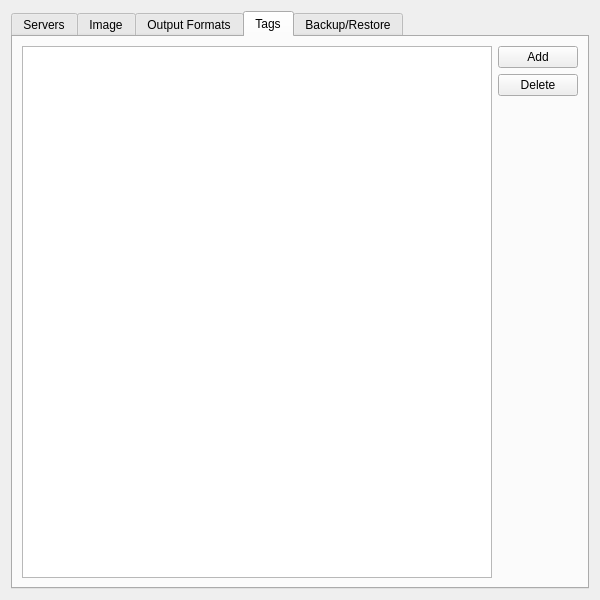
<?xml version="1.0" encoding="UTF-8"?>
<ui version="4.0">
 <class>ConfigDialog</class>
 <widget class="QDialog" name="ConfigDialog">
  <property name="geometry">
   <rect>
    <x>0</x>
    <y>0</y>
    <width>600</width>
    <height>600</height>
   </rect>
  </property>
  <property name="minimumSize">
   <size>
    <width>600</width>
    <height>600</height>
   </size>
  </property>
  <property name="windowTitle">
   <string>Configuration</string>
  </property>
  <layout class="QHBoxLayout" name="horizontalLayout">
   <item>
    <widget class="QTabWidget" name="tabs">
     <property name="currentIndex">
      <number>3</number>
     </property>
     <widget class="QWidget" name="tabServers">
      <attribute name="title">
       <string>Servers</string>
      </attribute>
      <layout class="QHBoxLayout" name="horizontalLayout_2">
       <item>
        <widget class="QGroupBox" name="grpServerDetail">
         <property name="title">
          <string>List</string>
         </property>
         <layout class="QVBoxLayout" name="verticalLayout_2">
          <item>
           <widget class="QListView" name="listView"/>
          </item>
          <item>
           <layout class="QHBoxLayout" name="lotServerListButtons">
            <item>
             <widget class="QPushButton" name="btnAddServer">
              <property name="text">
               <string> Add</string>
              </property>
             </widget>
            </item>
            <item>
             <widget class="QPushButton" name="btnDelServer">
              <property name="text">
               <string>Delete</string>
              </property>
             </widget>
            </item>
           </layout>
          </item>
         </layout>
        </widget>
       </item>
       <item>
        <widget class="QGroupBox" name="grpServerList">
         <property name="enabled">
          <bool>false</bool>
         </property>
         <property name="title">
          <string>Detail</string>
         </property>
         <layout class="QVBoxLayout" name="verticalLayout_3">
          <item>
           <layout class="QFormLayout" name="formLayout">
            <property name="sizeConstraint">
             <enum>QLayout::SetDefaultConstraint</enum>
            </property>
            <item row="0" column="0">
             <widget class="QLabel" name="lblServerName">
              <property name="text">
               <string>Name</string>
              </property>
             </widget>
            </item>
            <item row="0" column="1">
             <widget class="QLineEdit" name="txtServerName"/>
            </item>
            <item row="1" column="0">
             <widget class="QLabel" name="lblProtocol">
              <property name="text">
               <string>Protocol</string>
              </property>
             </widget>
            </item>
            <item row="1" column="1">
             <widget class="QComboBox" name="cbbProtocol"/>
            </item>
           </layout>
          </item>
          <item>
           <spacer name="verticalSpacer_3">
            <property name="orientation">
             <enum>Qt::Vertical</enum>
            </property>
            <property name="sizeHint" stdset="0">
             <size>
              <width>20</width>
              <height>40</height>
             </size>
            </property>
           </spacer>
          </item>
          <item>
           <widget class="QCheckBox" name="cbxAlwayUpload">
            <property name="text">
             <string>Always upload a copy to this server</string>
            </property>
           </widget>
          </item>
          <item>
           <widget class="QCheckBox" name="cbxDontOutput">
            <property name="text">
             <string>Do not output</string>
            </property>
           </widget>
          </item>
          <item>
           <layout class="QHBoxLayout" name="lotServerDetailButtons">
            <property name="sizeConstraint">
             <enum>QLayout::SetDefaultConstraint</enum>
            </property>
            <item>
             <widget class="QPushButton" name="btnSaveServer">
              <property name="text">
               <string>Save</string>
              </property>
             </widget>
            </item>
            <item>
             <widget class="QPushButton" name="btnResetServer">
              <property name="text">
               <string>Cancel</string>
              </property>
             </widget>
            </item>
           </layout>
          </item>
         </layout>
        </widget>
       </item>
      </layout>
     </widget>
     <widget class="QWidget" name="tabImage">
      <attribute name="title">
       <string>Image</string>
      </attribute>
      <layout class="QVBoxLayout" name="verticalLayout">
       <item>
        <widget class="QCheckBox" name="cbxCompression">
         <property name="text">
          <string>Compress image before uploading (Only for jpg/png)</string>
         </property>
        </widget>
       </item>
       <item>
        <widget class="QCheckBox" name="cbxWatermark">
         <property name="text">
          <string>Enable watermark</string>
         </property>
        </widget>
       </item>
       <item>
        <widget class="QFrame" name="frmWatermark">
         <property name="frameShape">
          <enum>QFrame::StyledPanel</enum>
         </property>
         <property name="frameShadow">
          <enum>QFrame::Raised</enum>
         </property>
         <layout class="QHBoxLayout" name="horizontalLayout_5">
          <item>
           <layout class="QVBoxLayout" name="lotWatermarkImage">
            <item>
             <widget class="QPushButton" name="btnWatermarkImagePicker">
              <property name="sizePolicy">
               <sizepolicy hsizetype="Fixed" vsizetype="Fixed">
                <horstretch>0</horstretch>
                <verstretch>0</verstretch>
               </sizepolicy>
              </property>
              <property name="minimumSize">
               <size>
                <width>200</width>
                <height>25</height>
               </size>
              </property>
              <property name="text">
               <string>Chose Watermark Image ...</string>
              </property>
             </widget>
            </item>
            <item>
             <widget class="QLabel" name="lblWatermarkImagePreviewer">
              <property name="sizePolicy">
               <sizepolicy hsizetype="Fixed" vsizetype="Fixed">
                <horstretch>0</horstretch>
                <verstretch>0</verstretch>
               </sizepolicy>
              </property>
              <property name="minimumSize">
               <size>
                <width>200</width>
                <height>200</height>
               </size>
              </property>
              <property name="maximumSize">
               <size>
                <width>200</width>
                <height>200</height>
               </size>
              </property>
              <property name="frameShape">
               <enum>QFrame::Box</enum>
              </property>
              <property name="text">
               <string/>
              </property>
              <property name="pixmap">
               <pixmap>:/icons/icon.png</pixmap>
              </property>
              <property name="scaledContents">
               <bool>true</bool>
              </property>
              <property name="alignment">
               <set>Qt::AlignCenter</set>
              </property>
             </widget>
            </item>
           </layout>
          </item>
          <item>
           <layout class="QVBoxLayout" name="lotWatermarkPosition">
            <item>
             <widget class="QLabel" name="lblWatermarkPosition">
              <property name="sizePolicy">
               <sizepolicy hsizetype="Preferred" vsizetype="Fixed">
                <horstretch>0</horstretch>
                <verstretch>0</verstretch>
               </sizepolicy>
              </property>
              <property name="minimumSize">
               <size>
                <width>0</width>
                <height>25</height>
               </size>
              </property>
              <property name="text">
               <string>Position</string>
              </property>
             </widget>
            </item>
            <item>
             <widget class="QFrame" name="frmWatermarkPosition">
              <property name="sizePolicy">
               <sizepolicy hsizetype="Fixed" vsizetype="Fixed">
                <horstretch>0</horstretch>
                <verstretch>0</verstretch>
               </sizepolicy>
              </property>
              <property name="minimumSize">
               <size>
                <width>200</width>
                <height>200</height>
               </size>
              </property>
              <property name="maximumSize">
               <size>
                <width>200</width>
                <height>200</height>
               </size>
              </property>
              <property name="frameShape">
               <enum>QFrame::Box</enum>
              </property>
              <property name="frameShadow">
               <enum>QFrame::Raised</enum>
              </property>
              <layout class="QGridLayout" name="gridLayout_5">
               <item row="1" column="0">
                <widget class="QPushButton" name="btnWatermarkPositionTopLeft">
                 <property name="sizePolicy">
                  <sizepolicy hsizetype="Expanding" vsizetype="Expanding">
                   <horstretch>0</horstretch>
                   <verstretch>0</verstretch>
                  </sizepolicy>
                 </property>
                 <property name="text">
                  <string>↖</string>
                 </property>
                </widget>
               </item>
               <item row="1" column="1">
                <widget class="QPushButton" name="btnWatermarkPositionTopCenter">
                 <property name="sizePolicy">
                  <sizepolicy hsizetype="Expanding" vsizetype="Expanding">
                   <horstretch>0</horstretch>
                   <verstretch>0</verstretch>
                  </sizepolicy>
                 </property>
                 <property name="text">
                  <string>↑</string>
                 </property>
                </widget>
               </item>
               <item row="1" column="2">
                <widget class="QPushButton" name="btnWatermarkPositionTopRight">
                 <property name="sizePolicy">
                  <sizepolicy hsizetype="Expanding" vsizetype="Expanding">
                   <horstretch>0</horstretch>
                   <verstretch>0</verstretch>
                  </sizepolicy>
                 </property>
                 <property name="text">
                  <string>↗</string>
                 </property>
                </widget>
               </item>
               <item row="2" column="0">
                <widget class="QPushButton" name="btnWatermarkPositionMiddleLeft">
                 <property name="sizePolicy">
                  <sizepolicy hsizetype="Expanding" vsizetype="Expanding">
                   <horstretch>0</horstretch>
                   <verstretch>0</verstretch>
                  </sizepolicy>
                 </property>
                 <property name="text">
                  <string>←</string>
                 </property>
                </widget>
               </item>
               <item row="2" column="1">
                <widget class="QPushButton" name="btnWatermarkPositionMiddleCenter">
                 <property name="sizePolicy">
                  <sizepolicy hsizetype="Expanding" vsizetype="Expanding">
                   <horstretch>0</horstretch>
                   <verstretch>0</verstretch>
                  </sizepolicy>
                 </property>
                 <property name="text">
                  <string>※</string>
                 </property>
                </widget>
               </item>
               <item row="2" column="2">
                <widget class="QPushButton" name="btnWatermarkPositionMiddleRight">
                 <property name="sizePolicy">
                  <sizepolicy hsizetype="Expanding" vsizetype="Expanding">
                   <horstretch>0</horstretch>
                   <verstretch>0</verstretch>
                  </sizepolicy>
                 </property>
                 <property name="text">
                  <string>→</string>
                 </property>
                </widget>
               </item>
               <item row="3" column="0">
                <widget class="QPushButton" name="btnWatermarkPositionBottomLeft">
                 <property name="sizePolicy">
                  <sizepolicy hsizetype="Expanding" vsizetype="Expanding">
                   <horstretch>0</horstretch>
                   <verstretch>0</verstretch>
                  </sizepolicy>
                 </property>
                 <property name="text">
                  <string>↙</string>
                 </property>
                </widget>
               </item>
               <item row="3" column="1">
                <widget class="QPushButton" name="btnWatermarkPositionBottomCenter">
                 <property name="sizePolicy">
                  <sizepolicy hsizetype="Expanding" vsizetype="Expanding">
                   <horstretch>0</horstretch>
                   <verstretch>0</verstretch>
                  </sizepolicy>
                 </property>
                 <property name="text">
                  <string>↓</string>
                 </property>
                </widget>
               </item>
               <item row="3" column="2">
                <widget class="QPushButton" name="btnWatermarkPositionBottomRight">
                 <property name="sizePolicy">
                  <sizepolicy hsizetype="Expanding" vsizetype="Expanding">
                   <horstretch>0</horstretch>
                   <verstretch>0</verstretch>
                  </sizepolicy>
                 </property>
                 <property name="text">
                  <string>↘</string>
                 </property>
                </widget>
               </item>
              </layout>
             </widget>
            </item>
           </layout>
          </item>
         </layout>
        </widget>
       </item>
       <item>
        <spacer name="verticalSpacer">
         <property name="orientation">
          <enum>Qt::Vertical</enum>
         </property>
         <property name="sizeHint" stdset="0">
          <size>
           <width>20</width>
           <height>40</height>
          </size>
         </property>
        </spacer>
       </item>
      </layout>
     </widget>
     <widget class="QWidget" name="tabOutputFormats">
      <attribute name="title">
       <string>Output Formats</string>
      </attribute>
      <layout class="QHBoxLayout" name="horizontalLayout_6">
       <item>
        <widget class="QGroupBox" name="lotOutputFormatList">
         <property name="title">
          <string>List</string>
         </property>
         <layout class="QVBoxLayout" name="verticalLayout_8">
          <item>
           <widget class="QListView" name="lstOutputFormats"/>
          </item>
          <item>
           <layout class="QHBoxLayout" name="lotOutputFormatListButtons">
            <item>
             <widget class="QPushButton" name="btnAddOutputFormat">
              <property name="text">
               <string> Add</string>
              </property>
             </widget>
            </item>
            <item>
             <widget class="QPushButton" name="btnDelOutputFormat">
              <property name="text">
               <string>Delete</string>
              </property>
             </widget>
            </item>
           </layout>
          </item>
         </layout>
        </widget>
       </item>
       <item>
        <widget class="QGroupBox" name="grpOutputFormatDetail">
         <property name="enabled">
          <bool>false</bool>
         </property>
         <property name="title">
          <string>Detail</string>
         </property>
         <layout class="QVBoxLayout" name="verticalLayout_7">
          <item>
           <layout class="QFormLayout" name="lotOutputFormatDetail">
            <property name="sizeConstraint">
             <enum>QLayout::SetDefaultConstraint</enum>
            </property>
            <item row="0" column="0">
             <widget class="QLabel" name="lblOutputFormatName">
              <property name="text">
               <string>Name</string>
              </property>
             </widget>
            </item>
            <item row="0" column="1">
             <widget class="QLineEdit" name="txtOutputFormatName"/>
            </item>
            <item row="1" column="0">
             <widget class="QLabel" name="lblOutputFormatTemplate">
              <property name="text">
               <string>Template</string>
              </property>
             </widget>
            </item>
            <item row="1" column="1">
             <widget class="QTextEdit" name="txtOutputFormatTemplate"/>
            </item>
            <item row="2" column="1">
             <widget class="QLabel" name="lblOutputFormatTemplateHint">
              <property name="text">
               <string>&lt;html&gt;&lt;head/&gt;&lt;body&gt;&lt;p&gt;Place &lt;span style=&quot; font-weight:600;&quot;&gt;%s&lt;/span&gt; as where you expect the URL to be. i.e.&lt;/p&gt;&lt;p&gt;&lt;span style=&quot; font-weight:600;&quot;&gt;&amp;lt;img src=&amp;quot;%s&amp;quot;&amp;gt;&lt;/span&gt;&lt;/p&gt;&lt;/body&gt;&lt;/html&gt;</string>
              </property>
              <property name="textFormat">
               <enum>Qt::RichText</enum>
              </property>
              <property name="wordWrap">
               <bool>true</bool>
              </property>
             </widget>
            </item>
           </layout>
          </item>
          <item>
           <layout class="QHBoxLayout" name="lotOutputFormatDetailButtons">
            <property name="sizeConstraint">
             <enum>QLayout::SetDefaultConstraint</enum>
            </property>
            <item>
             <widget class="QPushButton" name="btnSaveOutputFormat">
              <property name="text">
               <string>Save</string>
              </property>
             </widget>
            </item>
            <item>
             <widget class="QPushButton" name="btnResetOutputFormat">
              <property name="text">
               <string>Cancel</string>
              </property>
             </widget>
            </item>
           </layout>
          </item>
         </layout>
        </widget>
       </item>
      </layout>
     </widget>
     <widget class="QWidget" name="tabTags">
      <attribute name="title">
       <string>Tags</string>
      </attribute>
      <layout class="QHBoxLayout" name="horizontalLayout_3">
       <item>
        <widget class="QListWidget" name="lstTags">
         <property name="selectionMode">
          <enum>QAbstractItemView::MultiSelection</enum>
         </property>
        </widget>
       </item>
       <item>
        <layout class="QVBoxLayout" name="verticalLayout_4">
         <item>
          <widget class="QPushButton" name="btnAddTag">
           <property name="text">
            <string>Add</string>
           </property>
          </widget>
         </item>
         <item>
          <widget class="QPushButton" name="btnDelTag">
           <property name="text">
            <string>Delete</string>
           </property>
          </widget>
         </item>
         <item>
          <spacer name="verticalSpacer_4">
           <property name="orientation">
            <enum>Qt::Vertical</enum>
           </property>
           <property name="sizeHint" stdset="0">
            <size>
             <width>20</width>
             <height>40</height>
            </size>
           </property>
          </spacer>
         </item>
        </layout>
       </item>
      </layout>
     </widget>
     <widget class="QWidget" name="tabBackupRestore">
      <attribute name="title">
       <string>Backup/Restore</string>
      </attribute>
      <layout class="QVBoxLayout" name="verticalLayout_5">
       <item>
        <widget class="QLabel" name="lblBackupRestoreHint">
         <property name="text">
          <string>fu stores all data in a single fu.db file, to Backup/Restore, just Copy/Restore this file while fu is not running</string>
         </property>
         <property name="wordWrap">
          <bool>true</bool>
         </property>
        </widget>
       </item>
       <item>
        <widget class="QPushButton" name="btnOpenDataDir">
         <property name="text">
          <string>Open Data Directory</string>
         </property>
        </widget>
       </item>
       <item>
        <spacer name="verticalSpacer_2">
         <property name="orientation">
          <enum>Qt::Vertical</enum>
         </property>
         <property name="sizeHint" stdset="0">
          <size>
           <width>20</width>
           <height>40</height>
          </size>
         </property>
        </spacer>
       </item>
      </layout>
     </widget>
    </widget>
   </item>
  </layout>
 </widget>
 <resources/>
 <connections/>
</ui>
